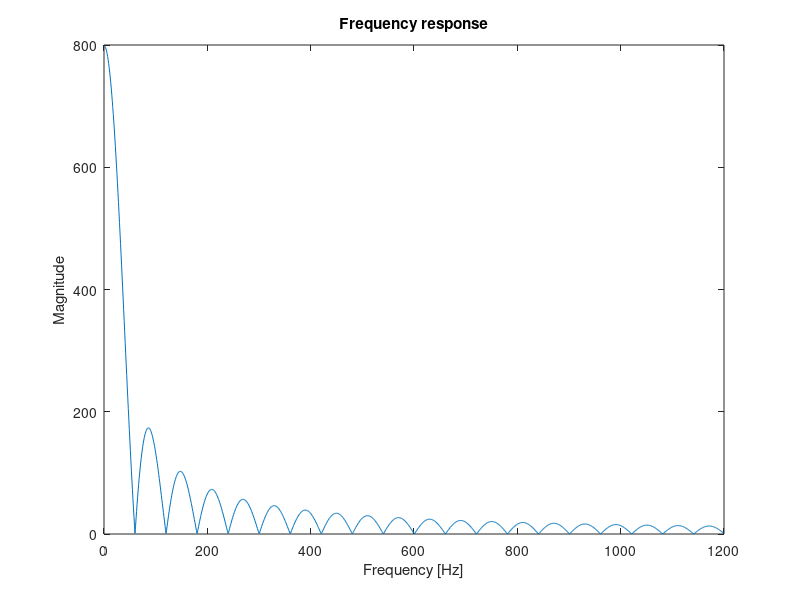

The MATLAB script that drew this image:
#!/usr/bin/env octave-cli
pkg load signal

b = zeros(1, 800);
b(1) = 1; 
b(800) = -1;
a = [1 -1];

fs = 48000;
ff = fs / 2;

[H, w] =  freqz(b, a, ff);
f = ff * w / pi;

figure(6);
m = plot(f(1:1200), abs(H)(1:1200));
xlabel ("Frequency [Hz]");
ylabel ("Magnitude");
title ("Frequency response");
hold on;

print("-S1920,1080","-djpg","figure6");

waitfor(m);
